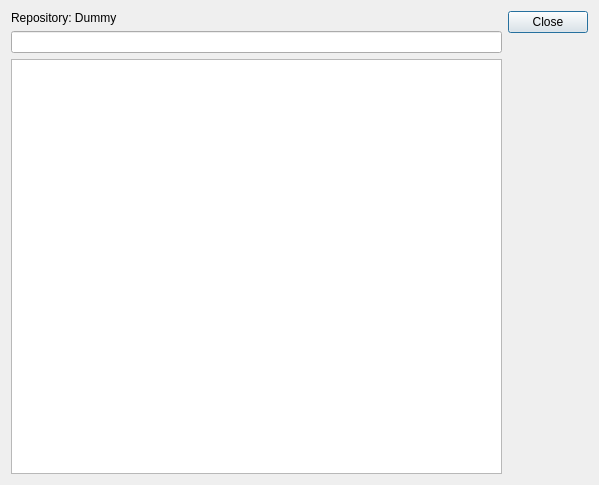
<?xml version="1.0" encoding="UTF-8"?>
<ui version="4.0">
 <class>Git::Internal::StashDialog</class>
 <widget class="QDialog" name="Git::Internal::StashDialog">
  <property name="geometry">
   <rect>
    <x>0</x>
    <y>0</y>
    <width>599</width>
    <height>485</height>
   </rect>
  </property>
  <property name="windowTitle">
   <string>Stashes</string>
  </property>
  <layout class="QHBoxLayout" name="horizontalLayout">
   <item>
    <layout class="QVBoxLayout" name="verticalLayout">
     <item>
      <widget class="QLabel" name="repositoryLabel">
       <property name="text">
        <string notr="true">Repository: Dummy</string>
       </property>
      </widget>
     </item>
     <item>
      <widget class="Utils::FancyLineEdit" name="filterLineEdit"/>
     </item>
     <item>
      <widget class="QTreeView" name="stashView"/>
     </item>
    </layout>
   </item>
   <item>
    <widget class="QDialogButtonBox" name="buttonBox">
     <property name="orientation">
      <enum>Qt::Vertical</enum>
     </property>
     <property name="standardButtons">
      <set>QDialogButtonBox::Close</set>
     </property>
    </widget>
   </item>
  </layout>
 </widget>
 <customwidgets>
  <customwidget>
   <class>Utils::FancyLineEdit</class>
   <extends>QLineEdit</extends>
   <header location="global">utils/fancylineedit.h</header>
  </customwidget>
 </customwidgets>
 <resources/>
 <connections>
  <connection>
   <sender>buttonBox</sender>
   <signal>accepted()</signal>
   <receiver>Git::Internal::StashDialog</receiver>
   <slot>accept()</slot>
   <hints>
    <hint type="sourcelabel">
     <x>248</x>
     <y>254</y>
    </hint>
    <hint type="destinationlabel">
     <x>157</x>
     <y>274</y>
    </hint>
   </hints>
  </connection>
  <connection>
   <sender>buttonBox</sender>
   <signal>rejected()</signal>
   <receiver>Git::Internal::StashDialog</receiver>
   <slot>reject()</slot>
   <hints>
    <hint type="sourcelabel">
     <x>316</x>
     <y>260</y>
    </hint>
    <hint type="destinationlabel">
     <x>286</x>
     <y>274</y>
    </hint>
   </hints>
  </connection>
 </connections>
</ui>
